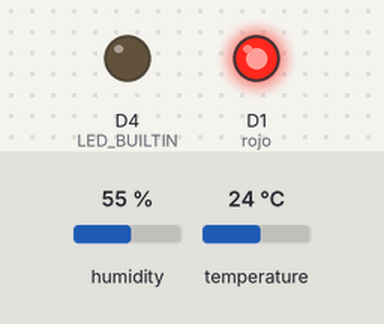
A sketch run on a simulated ESP8266 (NodeMCU). On the bench: output pins drawn as LEDs (lit = HIGH, except the on-board LED, lit = LOW). The inputs (shaded band) are chosen by the test bench; at power-on: temperature 24 °C, humidity 55 %. WiFi joins after 1.5 s; servers stay silent unless stated; what the sketch prints to the serial monitor is not drawn.

Above: at 4.7 s.
4.8 s: temperature set to 22.4 °C
At 6.7 s:
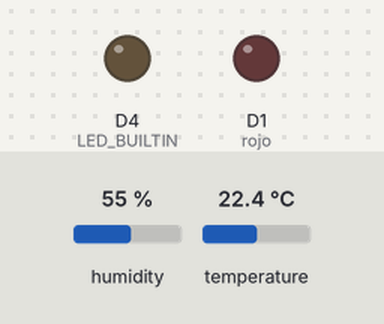
7.0 s: temperature set to 28 °C
At 8.5 s:
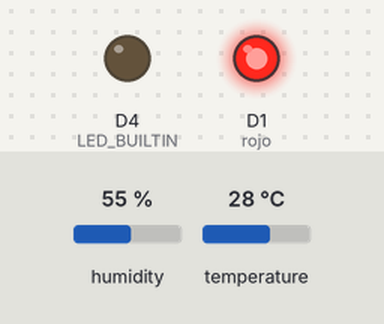
9.0 s: temperature set to 12 °C
At 10.3 s:
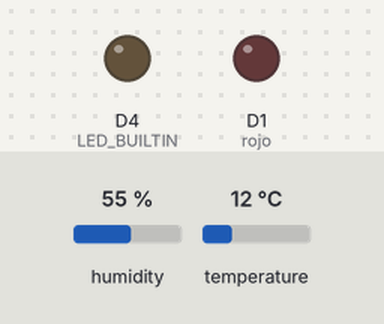
Timing chart, 0 to 12.0 s (numbered marks = the images above; inputs shaded):
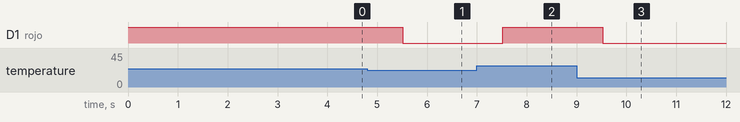

The sketch:

server-alarma.ino
```cpp
#include <ESP8266WiFi.h>
#include <ESP8266HTTPClient.h>
#include <WiFiClient.h>
#include <ESP8266WebServer.h>
#include <ESP8266mDNS.h>
#include <StreamString.h>
#include <ArduinoJson.h>
#include <DHT.h>

#ifndef STASSID
#define STASSID "Sombrero"
#define STAPSK "patata48"
#endif

const char *ssid = STASSID;
const char *password = STAPSK;

ESP8266WebServer server(80);

const int rojo = D1;
const int sensor = D2;

DHT dht(D2, DHT22);

void handleRoot() {
  int sec = millis() / 1000;
  int min = sec / 60;
  int hr = min / 60;

  StaticJsonDocument<300> JSONData;

  float t = dht.readTemperature();
  bool alerta = t > 23 ? true : false;

  JSONData["temp"] = t;
  JSONData["alerta"] = alerta;

  char data[300];

  serializeJson(JSONData, data);

  server.enableCORS(true);
  server.send(200, "application/json", data);
}

void setup(void) {
  pinMode(LED_BUILTIN, OUTPUT);
  pinMode(rojo, OUTPUT);
  pinMode(sensor, INPUT);

  digitalWrite(rojo, 1);
  digitalWrite(LED_BUILTIN, LOW);

  Serial.begin(115200);
  WiFi.mode(WIFI_STA);
  WiFi.begin(ssid, password);
  Serial.println("");

  // Wait for connection
  while (WiFi.status() != WL_CONNECTED) {
    delay(500);
    Serial.print(".");
  }

  Serial.println("");
  Serial.print("Connected to ");
  Serial.println(ssid);
  Serial.print("IP address: ");
  Serial.println(WiFi.localIP());

  if (MDNS.begin("esp8266")) { Serial.println("MDNS responder started"); }

  server.on("/", handleRoot);

  server.begin();
  Serial.println("HTTP server started");

  dht.begin();
  delay(2000);

  digitalWrite(LED_BUILTIN, HIGH);
  digitalWrite(rojo, 0);
}

void loop(void) {
  server.handleClient();
  MDNS.update();

  float t = dht.readTemperature();

  if (t > 23) {
    digitalWrite(rojo, HIGH);
  } else {
    digitalWrite(rojo, LOW);
  }
}
```

Measured:
- the behaviour switches between 23.1 and 23 °C on temperature (found by bisection; images 0 and 1)
- after the input at 4.8 s, D1 (rojo): HIGH → LOW after 0.72 s
- after the input at 7.0 s, D1 (rojo): LOW → HIGH after 0.52 s
- after the input at 9.0 s, D1 (rojo): HIGH → LOW after 0.53 s
